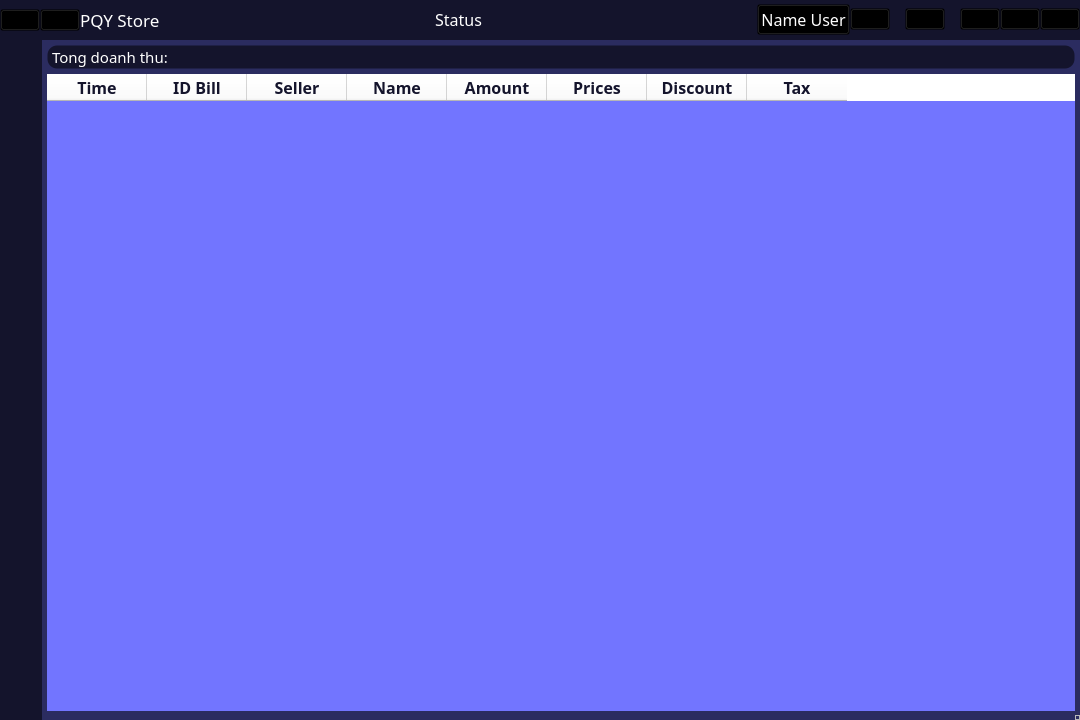
<?xml version="1.0" encoding="UTF-8"?>
<ui version="4.0">
 <class>MainWindow</class>
 <widget class="QMainWindow" name="MainWindow">
  <property name="geometry">
   <rect>
    <x>0</x>
    <y>0</y>
    <width>1080</width>
    <height>720</height>
   </rect>
  </property>
  <property name="windowTitle">
   <string>MainWindow</string>
  </property>
  <property name="styleSheet">
   <string notr="true">QTableWidget *{
	background-color: #fff;
	font: 12pt Comfortaa;
	font-weight: bold;
	color: #14142c;
}

QTableWidget::item {
	color:#000;
	border: 0px; 
	padding: 5px;
	font: 20pt Comfortaa;
}
#tableWidget{
	background-color: #7275ff;
}

#sum_price{
	color: #fff;
	font: 11pt Comfortaa;
	background-color: #14142c;
	border: 1px solid;
	border-radius: 10px;
	border-color: transparent;
}

*{}

#name_app{
	font: 13pt Comfortaa;
	color: #fff
}
#name_user, #status_title{
	color: #fff;
	font: 12pt Comfortaa;
}

#title_bar QPushButton{
	background-color: transparent;
}
#title_bar{
	background-color: #14142c;
}
#centralwidget{
	background-color: #2b2c60
}
#left_menu{
	background-color: #14142c;
}
#left_menu QPushButton {
	min-width: 40px;
	min-height: 40px;
	border: 1px solid;
	border-color: transparent;
	background-color: transparent;
}
#left_menu QPushButton:hover {
	background-color: #252552;
	border-top-color: #6969ea;
	border-bottom-color: #6969ea;
}
QToolTip {
	color: #fff;
	font: 10pt Comfortaa;
	background-color: rgba(100, 100, 100, 100);
	border: 1px solid;
	border-radius: 7px;
	border-color: #fff;
}</string>
  </property>
  <widget class="QWidget" name="centralwidget">
   <layout class="QVBoxLayout" name="verticalLayout">
    <property name="spacing">
     <number>0</number>
    </property>
    <property name="leftMargin">
     <number>0</number>
    </property>
    <property name="topMargin">
     <number>0</number>
    </property>
    <property name="rightMargin">
     <number>0</number>
    </property>
    <property name="bottomMargin">
     <number>0</number>
    </property>
    <item alignment="Qt::AlignTop">
     <widget class="QWidget" name="title_bar" native="true">
      <property name="minimumSize">
       <size>
        <width>0</width>
        <height>40</height>
       </size>
      </property>
      <layout class="QHBoxLayout" name="horizontalLayout">
       <property name="spacing">
        <number>0</number>
       </property>
       <property name="leftMargin">
        <number>0</number>
       </property>
       <property name="topMargin">
        <number>0</number>
       </property>
       <property name="rightMargin">
        <number>0</number>
       </property>
       <property name="bottomMargin">
        <number>0</number>
       </property>
       <item alignment="Qt::AlignLeft|Qt::AlignVCenter">
        <widget class="QWidget" name="logo" native="true">
         <property name="toolTip">
          <string>Built &amp; developed by PQY Team</string>
         </property>
         <layout class="QHBoxLayout" name="horizontalLayout_3">
          <property name="spacing">
           <number>0</number>
          </property>
          <property name="leftMargin">
           <number>0</number>
          </property>
          <property name="topMargin">
           <number>0</number>
          </property>
          <property name="rightMargin">
           <number>0</number>
          </property>
          <property name="bottomMargin">
           <number>0</number>
          </property>
          <item>
           <widget class="QPushButton" name="left_menu_btn">
            <property name="minimumSize">
             <size>
              <width>40</width>
              <height>0</height>
             </size>
            </property>
            <property name="toolTip">
             <string>Menu</string>
            </property>
            <property name="text">
             <string/>
            </property>
            <property name="icon">
             <iconset>
              <normaloff>../icons/menu-white.svg</normaloff>../icons/menu-white.svg</iconset>
            </property>
            <property name="iconSize">
             <size>
              <width>30</width>
              <height>30</height>
             </size>
            </property>
            <property name="shortcut">
             <string>Ctrl+Tab</string>
            </property>
           </widget>
          </item>
          <item alignment="Qt::AlignLeft|Qt::AlignVCenter">
           <widget class="QPushButton" name="logo_app">
            <property name="text">
             <string/>
            </property>
            <property name="icon">
             <iconset>
              <normaloff>../Image/OLD/0a890a8477d7b889e1c6.jpg</normaloff>../Image/OLD/0a890a8477d7b889e1c6.jpg</iconset>
            </property>
            <property name="iconSize">
             <size>
              <width>32</width>
              <height>32</height>
             </size>
            </property>
           </widget>
          </item>
          <item alignment="Qt::AlignLeft|Qt::AlignVCenter">
           <widget class="QLabel" name="name_app">
            <property name="text">
             <string>PQY Store</string>
            </property>
           </widget>
          </item>
         </layout>
         <zorder>logo_app</zorder>
         <zorder>name_app</zorder>
         <zorder>left_menu_btn</zorder>
        </widget>
       </item>
       <item alignment="Qt::AlignVCenter">
        <widget class="QWidget" name="widget_status" native="true">
         <property name="sizePolicy">
          <sizepolicy hsizetype="Expanding" vsizetype="Preferred">
           <horstretch>0</horstretch>
           <verstretch>0</verstretch>
          </sizepolicy>
         </property>
         <layout class="QVBoxLayout" name="verticalLayout_2">
          <property name="spacing">
           <number>0</number>
          </property>
          <property name="leftMargin">
           <number>0</number>
          </property>
          <property name="topMargin">
           <number>0</number>
          </property>
          <property name="rightMargin">
           <number>0</number>
          </property>
          <property name="bottomMargin">
           <number>0</number>
          </property>
          <item>
           <widget class="QLabel" name="status_title">
            <property name="sizePolicy">
             <sizepolicy hsizetype="Preferred" vsizetype="Preferred">
              <horstretch>0</horstretch>
              <verstretch>0</verstretch>
             </sizepolicy>
            </property>
            <property name="text">
             <string>Status</string>
            </property>
            <property name="alignment">
             <set>Qt::AlignCenter</set>
            </property>
           </widget>
          </item>
         </layout>
        </widget>
       </item>
       <item alignment="Qt::AlignRight|Qt::AlignVCenter">
        <widget class="QWidget" name="widget_profile" native="true">
         <layout class="QHBoxLayout" name="horizontalLayout_2">
          <property name="spacing">
           <number>0</number>
          </property>
          <property name="leftMargin">
           <number>0</number>
          </property>
          <property name="topMargin">
           <number>0</number>
          </property>
          <property name="rightMargin">
           <number>0</number>
          </property>
          <property name="bottomMargin">
           <number>0</number>
          </property>
          <item>
           <widget class="QPushButton" name="name_user">
            <property name="toolTip">
             <string>Profile</string>
            </property>
            <property name="layoutDirection">
             <enum>Qt::RightToLeft</enum>
            </property>
            <property name="text">
             <string>Name User</string>
            </property>
            <property name="icon">
             <iconset>
              <normaloff>../icons/user-white.svg</normaloff>../icons/user-white.svg</iconset>
            </property>
            <property name="iconSize">
             <size>
              <width>30</width>
              <height>30</height>
             </size>
            </property>
           </widget>
          </item>
          <item>
           <widget class="QPushButton" name="log_out">
            <property name="toolTip">
             <string>Log out</string>
            </property>
            <property name="text">
             <string/>
            </property>
            <property name="icon">
             <iconset>
              <normaloff>../icons/log-out-white.svg</normaloff>../icons/log-out-white.svg</iconset>
            </property>
            <property name="iconSize">
             <size>
              <width>30</width>
              <height>26</height>
             </size>
            </property>
           </widget>
          </item>
          <item>
           <widget class="QLabel" name="label">
            <property name="minimumSize">
             <size>
              <width>15</width>
              <height>0</height>
             </size>
            </property>
            <property name="text">
             <string/>
            </property>
           </widget>
          </item>
          <item>
           <widget class="QPushButton" name="return_home">
            <property name="toolTip">
             <string>Home</string>
            </property>
            <property name="text">
             <string/>
            </property>
            <property name="icon">
             <iconset>
              <normaloff>../icons/home-white.svg</normaloff>../icons/home-white.svg</iconset>
            </property>
            <property name="iconSize">
             <size>
              <width>40</width>
              <height>26</height>
             </size>
            </property>
           </widget>
          </item>
          <item>
           <widget class="QLabel" name="label_2">
            <property name="minimumSize">
             <size>
              <width>15</width>
              <height>0</height>
             </size>
            </property>
            <property name="text">
             <string/>
            </property>
           </widget>
          </item>
          <item>
           <widget class="QPushButton" name="minimize_btn">
            <property name="toolTip">
             <string>Minimize</string>
            </property>
            <property name="statusTip">
             <string extracomment="Minimize"/>
            </property>
            <property name="accessibleDescription">
             <string/>
            </property>
            <property name="text">
             <string/>
            </property>
            <property name="icon">
             <iconset>
              <normaloff>../icons/minus-white.svg</normaloff>../icons/minus-white.svg</iconset>
            </property>
            <property name="iconSize">
             <size>
              <width>30</width>
              <height>25</height>
             </size>
            </property>
           </widget>
          </item>
          <item>
           <widget class="QPushButton" name="maximize_btn">
            <property name="toolTip">
             <string>Maximize</string>
            </property>
            <property name="text">
             <string/>
            </property>
            <property name="icon">
             <iconset>
              <normaloff>../icons/square-white.svg</normaloff>../icons/square-white.svg</iconset>
            </property>
            <property name="iconSize">
             <size>
              <width>30</width>
              <height>22</height>
             </size>
            </property>
           </widget>
          </item>
          <item>
           <widget class="QPushButton" name="close_btn">
            <property name="toolTip">
             <string>Close</string>
            </property>
            <property name="text">
             <string/>
            </property>
            <property name="icon">
             <iconset>
              <normaloff>../icons/x-white.svg</normaloff>../icons/x-white.svg</iconset>
            </property>
            <property name="iconSize">
             <size>
              <width>30</width>
              <height>25</height>
             </size>
            </property>
           </widget>
          </item>
         </layout>
        </widget>
       </item>
      </layout>
     </widget>
    </item>
    <item>
     <widget class="QWidget" name="screen_app" native="true">
      <property name="sizePolicy">
       <sizepolicy hsizetype="Expanding" vsizetype="Expanding">
        <horstretch>0</horstretch>
        <verstretch>0</verstretch>
       </sizepolicy>
      </property>
      <layout class="QHBoxLayout" name="horizontalLayout_6">
       <property name="spacing">
        <number>0</number>
       </property>
       <property name="leftMargin">
        <number>0</number>
       </property>
       <property name="topMargin">
        <number>0</number>
       </property>
       <property name="rightMargin">
        <number>0</number>
       </property>
       <property name="bottomMargin">
        <number>0</number>
       </property>
       <item>
        <widget class="QWidget" name="left_menu" native="true">
         <property name="styleSheet">
          <string notr="true"/>
         </property>
         <layout class="QVBoxLayout" name="verticalLayout_3">
          <property name="spacing">
           <number>0</number>
          </property>
          <property name="leftMargin">
           <number>0</number>
          </property>
          <property name="topMargin">
           <number>5</number>
          </property>
          <property name="rightMargin">
           <number>0</number>
          </property>
          <property name="bottomMargin">
           <number>10</number>
          </property>
          <item>
           <widget class="QPushButton" name="sell_button">
            <property name="sizePolicy">
             <sizepolicy hsizetype="Preferred" vsizetype="Preferred">
              <horstretch>0</horstretch>
              <verstretch>0</verstretch>
             </sizepolicy>
            </property>
            <property name="cursor">
             <cursorShape>PointingHandCursor</cursorShape>
            </property>
            <property name="toolTip">
             <string>Sell</string>
            </property>
            <property name="layoutDirection">
             <enum>Qt::LeftToRight</enum>
            </property>
            <property name="text">
             <string/>
            </property>
            <property name="icon">
             <iconset>
              <normaloff>../icons/shopping-cart-white.svg</normaloff>../icons/shopping-cart-white.svg</iconset>
            </property>
            <property name="iconSize">
             <size>
              <width>30</width>
              <height>30</height>
             </size>
            </property>
           </widget>
          </item>
          <item>
           <widget class="QPushButton" name="shift_summary_btn">
            <property name="sizePolicy">
             <sizepolicy hsizetype="Minimum" vsizetype="Minimum">
              <horstretch>0</horstretch>
              <verstretch>0</verstretch>
             </sizepolicy>
            </property>
            <property name="cursor">
             <cursorShape>PointingHandCursor</cursorShape>
            </property>
            <property name="toolTip">
             <string>Shift Work</string>
            </property>
            <property name="layoutDirection">
             <enum>Qt::LeftToRight</enum>
            </property>
            <property name="text">
             <string/>
            </property>
            <property name="icon">
             <iconset>
              <normaloff>../icons/fast-forward-white.svg</normaloff>../icons/fast-forward-white.svg</iconset>
            </property>
            <property name="iconSize">
             <size>
              <width>30</width>
              <height>30</height>
             </size>
            </property>
           </widget>
          </item>
          <item>
           <widget class="QPushButton" name="view_stock_btn">
            <property name="sizePolicy">
             <sizepolicy hsizetype="Minimum" vsizetype="Minimum">
              <horstretch>0</horstretch>
              <verstretch>0</verstretch>
             </sizepolicy>
            </property>
            <property name="cursor">
             <cursorShape>PointingHandCursor</cursorShape>
            </property>
            <property name="toolTip">
             <string>Warehouse</string>
            </property>
            <property name="layoutDirection">
             <enum>Qt::RightToLeft</enum>
            </property>
            <property name="text">
             <string/>
            </property>
            <property name="icon">
             <iconset>
              <normaloff>../icons/package-white.svg</normaloff>../icons/package-white.svg</iconset>
            </property>
            <property name="iconSize">
             <size>
              <width>30</width>
              <height>30</height>
             </size>
            </property>
           </widget>
          </item>
          <item>
           <widget class="QPushButton" name="view_history_btn">
            <property name="sizePolicy">
             <sizepolicy hsizetype="Minimum" vsizetype="Minimum">
              <horstretch>0</horstretch>
              <verstretch>0</verstretch>
             </sizepolicy>
            </property>
            <property name="cursor">
             <cursorShape>PointingHandCursor</cursorShape>
            </property>
            <property name="toolTip">
             <string>History</string>
            </property>
            <property name="layoutDirection">
             <enum>Qt::RightToLeft</enum>
            </property>
            <property name="text">
             <string/>
            </property>
            <property name="icon">
             <iconset>
              <normaloff>../icons/book-white.svg</normaloff>../icons/book-white.svg</iconset>
            </property>
            <property name="iconSize">
             <size>
              <width>30</width>
              <height>30</height>
             </size>
            </property>
           </widget>
          </item>
          <item>
           <widget class="QPushButton" name="import_export_btn">
            <property name="sizePolicy">
             <sizepolicy hsizetype="Minimum" vsizetype="Minimum">
              <horstretch>0</horstretch>
              <verstretch>0</verstretch>
             </sizepolicy>
            </property>
            <property name="cursor">
             <cursorShape>PointingHandCursor</cursorShape>
            </property>
            <property name="toolTip">
             <string>Import - Export</string>
            </property>
            <property name="text">
             <string/>
            </property>
            <property name="icon">
             <iconset>
              <normaloff>../icons/truck-white.svg</normaloff>../icons/truck-white.svg</iconset>
            </property>
            <property name="iconSize">
             <size>
              <width>30</width>
              <height>30</height>
             </size>
            </property>
           </widget>
          </item>
          <item>
           <widget class="QPushButton" name="signup">
            <property name="sizePolicy">
             <sizepolicy hsizetype="Minimum" vsizetype="Minimum">
              <horstretch>0</horstretch>
              <verstretch>0</verstretch>
             </sizepolicy>
            </property>
            <property name="cursor">
             <cursorShape>PointingHandCursor</cursorShape>
            </property>
            <property name="toolTip">
             <string>Add  member</string>
            </property>
            <property name="layoutDirection">
             <enum>Qt::RightToLeft</enum>
            </property>
            <property name="text">
             <string/>
            </property>
            <property name="icon">
             <iconset>
              <normaloff>../icons/user-plus-white.svg</normaloff>../icons/user-plus-white.svg</iconset>
            </property>
            <property name="iconSize">
             <size>
              <width>30</width>
              <height>30</height>
             </size>
            </property>
           </widget>
          </item>
          <item>
           <spacer name="verticalSpacer">
            <property name="orientation">
             <enum>Qt::Vertical</enum>
            </property>
            <property name="sizeHint" stdset="0">
             <size>
              <width>20</width>
              <height>40</height>
             </size>
            </property>
           </spacer>
          </item>
          <item>
           <widget class="QPushButton" name="close_left_menu">
            <property name="toolTip">
             <string>Close menu</string>
            </property>
            <property name="text">
             <string/>
            </property>
            <property name="icon">
             <iconset>
              <normaloff>../icons/x-circle-white.svg</normaloff>../icons/x-circle-white.svg</iconset>
            </property>
            <property name="iconSize">
             <size>
              <width>30</width>
              <height>30</height>
             </size>
            </property>
            <property name="shortcut">
             <string>Ctrl+Tab</string>
            </property>
           </widget>
          </item>
          <item>
           <widget class="QPushButton" name="help_btn">
            <property name="toolTip">
             <string>Help</string>
            </property>
            <property name="text">
             <string/>
            </property>
            <property name="icon">
             <iconset>
              <normaloff>../icons/help-circle-white.svg</normaloff>../icons/help-circle-white.svg</iconset>
            </property>
            <property name="iconSize">
             <size>
              <width>30</width>
              <height>30</height>
             </size>
            </property>
           </widget>
          </item>
          <item>
           <widget class="QPushButton" name="info_btn">
            <property name="toolTip">
             <string>Info</string>
            </property>
            <property name="text">
             <string/>
            </property>
            <property name="icon">
             <iconset>
              <normaloff>../icons/alert-circle-white.svg</normaloff>../icons/alert-circle-white.svg</iconset>
            </property>
            <property name="iconSize">
             <size>
              <width>30</width>
              <height>30</height>
             </size>
            </property>
           </widget>
          </item>
          <item>
           <widget class="QPushButton" name="contact_btn">
            <property name="toolTip">
             <string>Contact</string>
            </property>
            <property name="text">
             <string/>
            </property>
            <property name="icon">
             <iconset>
              <normaloff>../icons/phone-call-white.svg</normaloff>../icons/phone-call-white.svg</iconset>
            </property>
            <property name="iconSize">
             <size>
              <width>30</width>
              <height>30</height>
             </size>
            </property>
           </widget>
          </item>
          <item>
           <widget class="QPushButton" name="setting_btn">
            <property name="toolTip">
             <string>Setting</string>
            </property>
            <property name="text">
             <string/>
            </property>
            <property name="icon">
             <iconset>
              <normaloff>../icons/settings-white.svg</normaloff>../icons/settings-white.svg</iconset>
            </property>
            <property name="iconSize">
             <size>
              <width>30</width>
              <height>30</height>
             </size>
            </property>
           </widget>
          </item>
         </layout>
        </widget>
       </item>
       <item>
        <widget class="QWidget" name="main_screen" native="true">
         <property name="sizePolicy">
          <sizepolicy hsizetype="Expanding" vsizetype="Expanding">
           <horstretch>0</horstretch>
           <verstretch>0</verstretch>
          </sizepolicy>
         </property>
         <layout class="QVBoxLayout" name="verticalLayout_4">
          <property name="spacing">
           <number>5</number>
          </property>
          <property name="leftMargin">
           <number>5</number>
          </property>
          <property name="topMargin">
           <number>5</number>
          </property>
          <property name="rightMargin">
           <number>0</number>
          </property>
          <property name="bottomMargin">
           <number>0</number>
          </property>
          <item>
           <widget class="QWidget" name="widget" native="true">
            <layout class="QHBoxLayout" name="horizontalLayout_4">
             <property name="spacing">
              <number>0</number>
             </property>
             <property name="leftMargin">
              <number>0</number>
             </property>
             <property name="topMargin">
              <number>0</number>
             </property>
             <property name="rightMargin">
              <number>0</number>
             </property>
             <property name="bottomMargin">
              <number>0</number>
             </property>
             <item>
              <widget class="QLabel" name="sum_price">
               <property name="text">
                <string>Tong doanh thu:</string>
               </property>
              </widget>
             </item>
            </layout>
           </widget>
          </item>
          <item>
           <widget class="QWidget" name="widget_2" native="true">
            <layout class="QHBoxLayout" name="horizontalLayout_5">
             <property name="spacing">
              <number>0</number>
             </property>
             <property name="leftMargin">
              <number>0</number>
             </property>
             <property name="topMargin">
              <number>0</number>
             </property>
             <property name="rightMargin">
              <number>0</number>
             </property>
             <item>
              <widget class="QTableWidget" name="tableWidget">
               <property name="font">
                <font>
                 <pointsize>15</pointsize>
                </font>
               </property>
               <property name="styleSheet">
                <string notr="true"/>
               </property>
               <property name="frameShape">
                <enum>QFrame::NoFrame</enum>
               </property>
               <property name="editTriggers">
                <set>QAbstractItemView::DoubleClicked</set>
               </property>
               <property name="gridStyle">
                <enum>Qt::DashLine</enum>
               </property>
               <column>
                <property name="text">
                 <string>Time</string>
                </property>
               </column>
               <column>
                <property name="text">
                 <string>ID Bill</string>
                </property>
               </column>
               <column>
                <property name="text">
                 <string>Seller</string>
                </property>
               </column>
               <column>
                <property name="text">
                 <string>Name</string>
                </property>
               </column>
               <column>
                <property name="text">
                 <string>Amount</string>
                </property>
               </column>
               <column>
                <property name="text">
                 <string>Prices</string>
                </property>
               </column>
               <column>
                <property name="text">
                 <string>Discount</string>
                </property>
               </column>
               <column>
                <property name="text">
                 <string>Tax</string>
                </property>
               </column>
              </widget>
             </item>
            </layout>
           </widget>
          </item>
         </layout>
        </widget>
       </item>
       <item alignment="Qt::AlignRight|Qt::AlignBottom">
        <widget class="QFrame" name="size_grip">
         <property name="sizePolicy">
          <sizepolicy hsizetype="Minimum" vsizetype="Minimum">
           <horstretch>0</horstretch>
           <verstretch>0</verstretch>
          </sizepolicy>
         </property>
         <property name="minimumSize">
          <size>
           <width>5</width>
           <height>5</height>
          </size>
         </property>
         <property name="frameShape">
          <enum>QFrame::StyledPanel</enum>
         </property>
         <property name="frameShadow">
          <enum>QFrame::Raised</enum>
         </property>
        </widget>
       </item>
      </layout>
     </widget>
    </item>
   </layout>
  </widget>
 </widget>
 <resources/>
 <connections/>
</ui>
